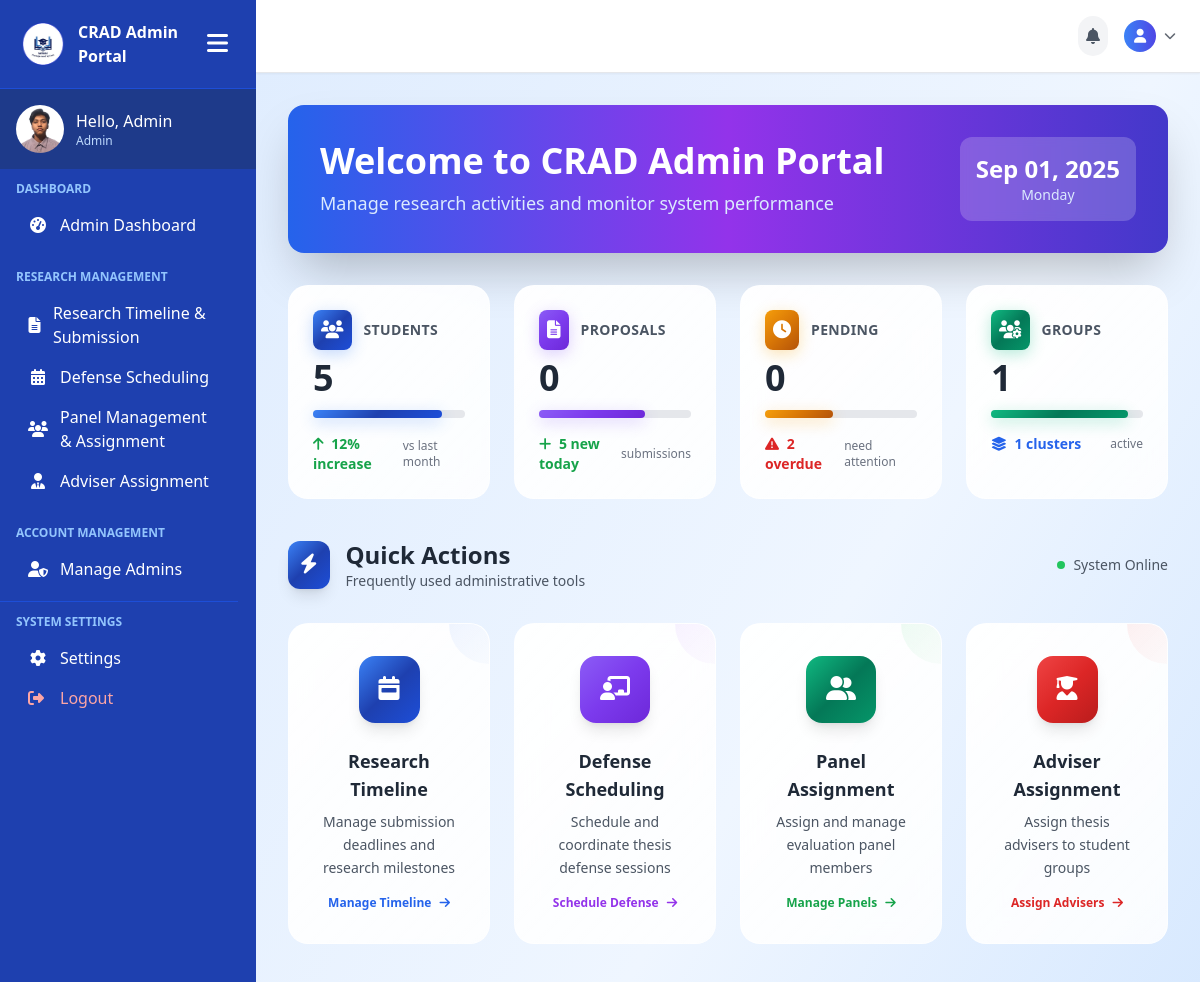
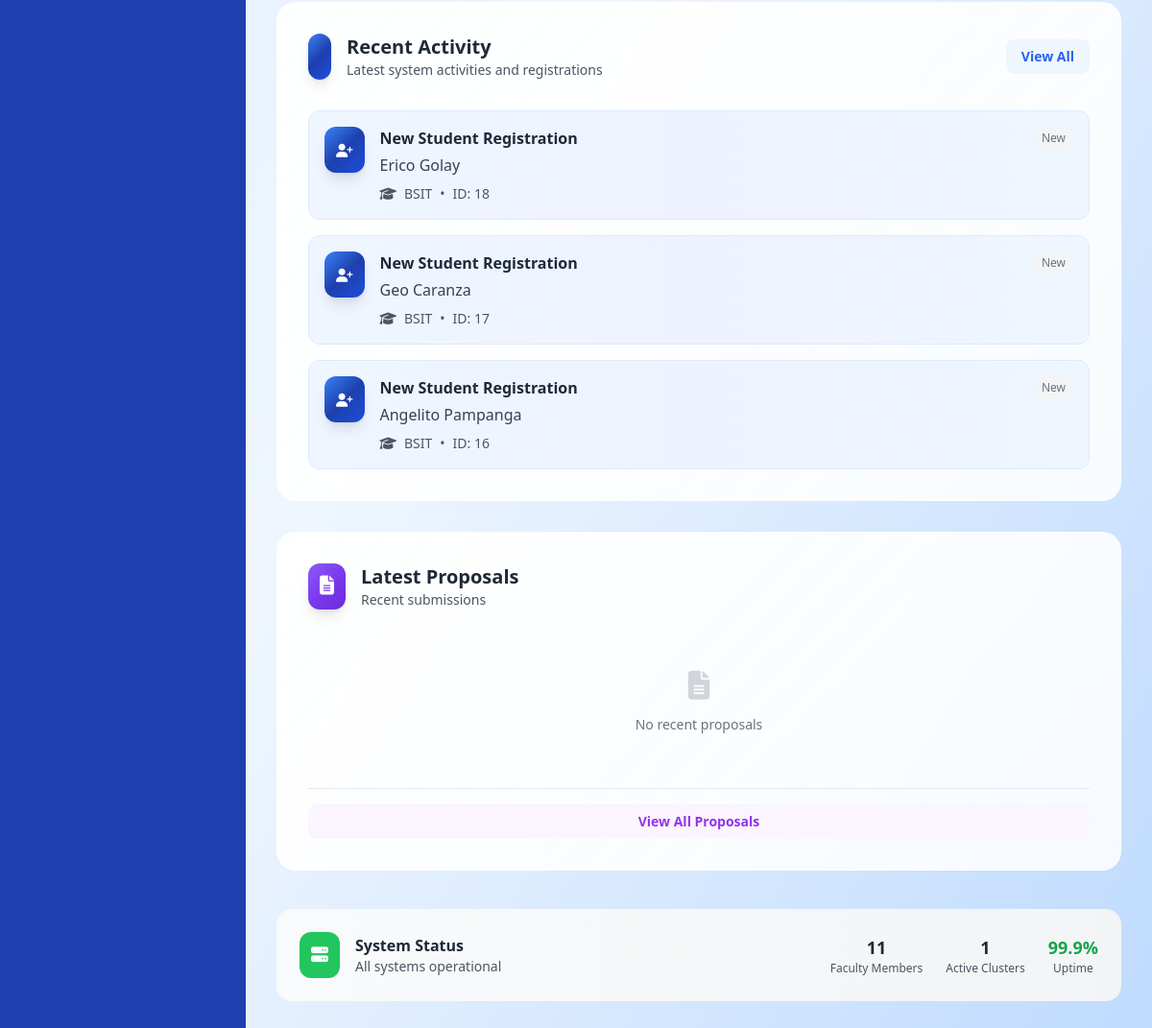
The app's page /admin-pages/admin-dashboard.php (signed in), older data (2 pictures, top to bottom).
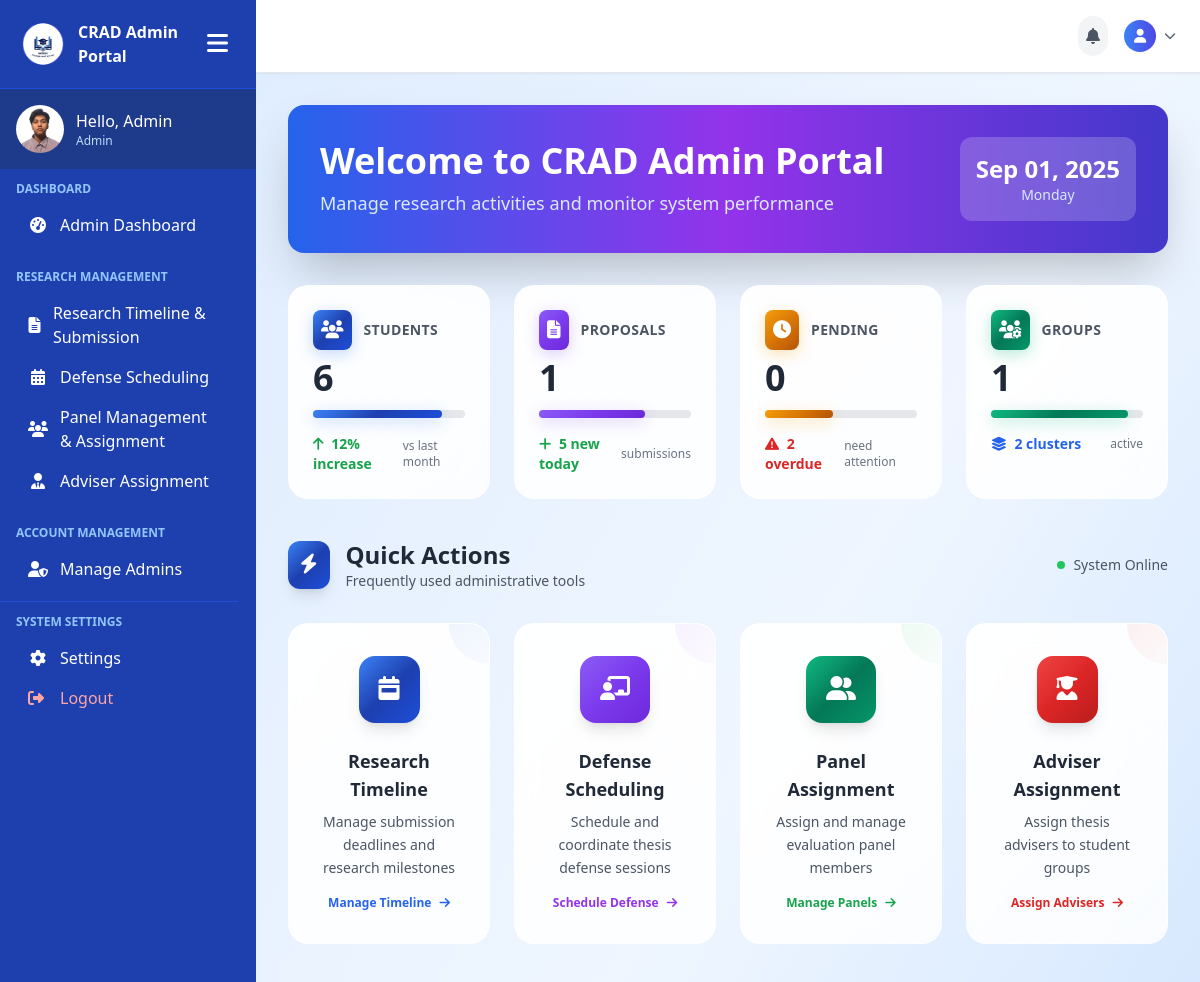
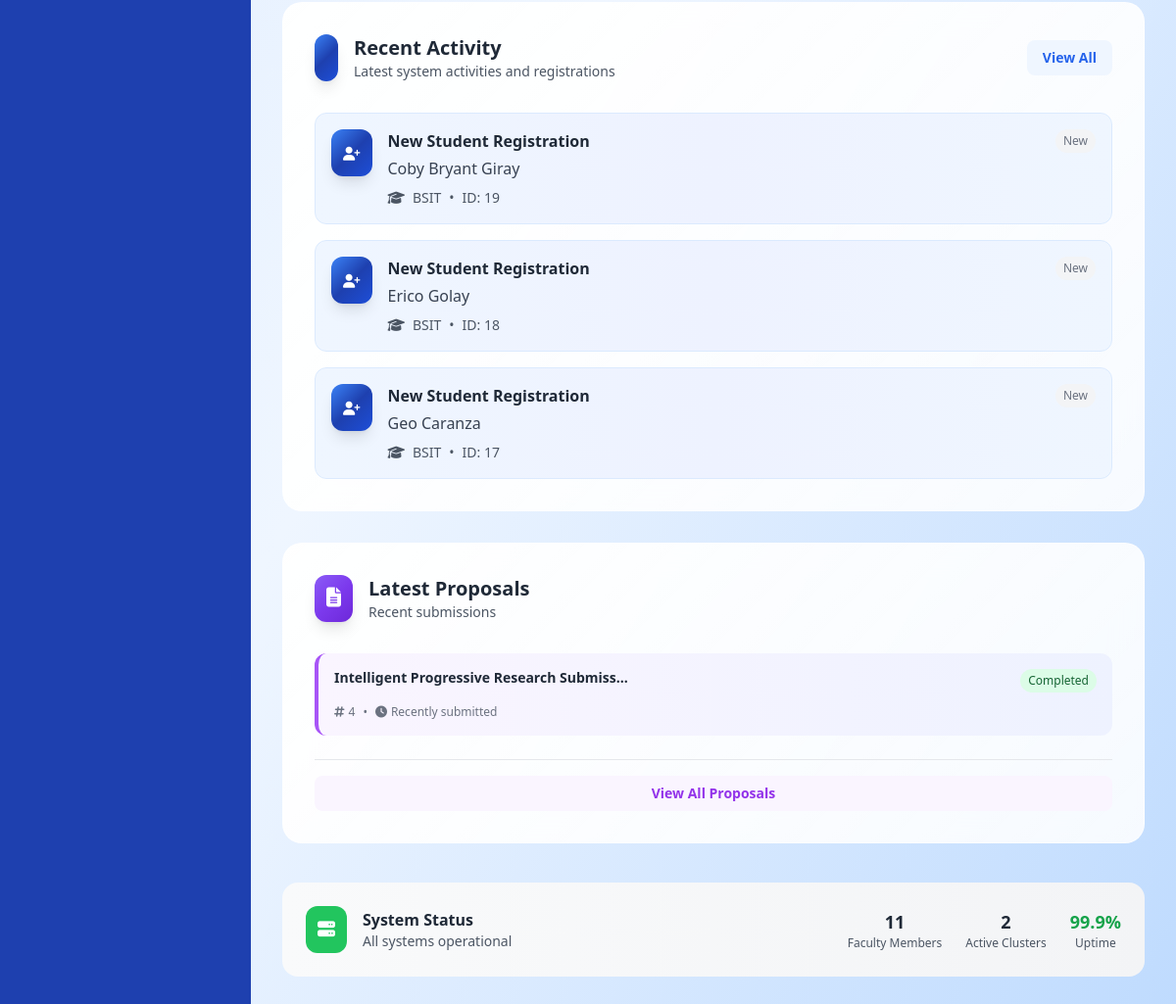
The same page, newer data (2 pictures, top to bottom).
### tables this page shows
CREATE TABLE `student_profiles` (
  `id` int(11) NOT NULL,
  `user_id` int(11) NOT NULL,
  `school_id` varchar(50) NOT NULL,
  `full_name` varchar(100) NOT NULL,
  `program` varchar(50) NOT NULL,
  `cluster` varchar(20) DEFAULT '0',
  `faculty_id` int(11) DEFAULT NULL,
  `school_year` varchar(20) NOT NULL,
  `created_at` timestamp NOT NULL DEFAULT current_timestamp(),
  `updated_at` timestamp NOT NULL DEFAULT current_timestamp() ON UPDATE current_timestamp()
);

CREATE TABLE `proposals` (
  `id` int(11) NOT NULL,
  `group_id` int(11) NOT NULL,
  `title` varchar(255) NOT NULL,
  `description` text DEFAULT NULL,
  `file_path` varchar(255) DEFAULT NULL,
  `submitted_at` timestamp NOT NULL DEFAULT current_timestamp(),
  `status` enum('Pending','Completed') NOT NULL DEFAULT 'Pending',
  `reviewed_at` timestamp NULL DEFAULT NULL
);

### admin-pages/admin-dashboard.php (the view, shortened to what the changed rows need)
<?php
include('../includes/connection.php');
$total_students = mysqli_fetch_row(mysqli_query($conn, "SELECT COUNT(*) FROM student_profiles"))[0];
$total_proposals = mysqli_fetch_row(mysqli_query($conn, "SELECT COUNT(*) FROM proposals"))[0];
$total_clusters = mysqli_fetch_row(mysqli_query($conn, "SELECT COUNT(*) FROM clusters"))[0];
$recent_students = mysqli_query($conn, "SELECT full_name, program, id FROM student_profiles ORDER BY id DESC LIMIT 3");
$recent_proposals = mysqli_query($conn, "SELECT title, status, id FROM proposals ORDER BY id DESC LIMIT 3");
?>
<!DOCTYPE html>
<html lang="en">
<head>
    <script src="https://cdn.tailwindcss.com"></script>
    <link rel="stylesheet" href="https://cdnjs.cloudflare.com/ajax/libs/font-awesome/6.0.0/css/all.min.css">
    <link rel="stylesheet" href="https://cdn.jsdelivr.net/npm/flatpickr/dist/flatpickr.min.css">
</head>
<body class="bg-gradient-to-br from-blue-100 via-blue-50 to-blue-200 text-gray-800 font-sans">
    <div class="min-h-screen flex">
        <?php include('../includes/admin-sidebar.php'); ?>
                <main class="flex-1 overflow-y-auto p-4 lg:p-8">
    <div class="mb-8 animate-fade-in">
        <div class="bg-gradient-to-r from-blue-600 via-purple-600 to-indigo-700 rounded-2xl p-8 text-white shadow-2xl">
            <div class="flex flex-col lg:flex-row items-center justify-between">
                <div>
                    <h1 class="text-3xl lg:text-4xl font-bold mb-2">Welcome to CRAD Admin Portal</h1>
                </div>
            </div>
        </div>
    </div>
    <div class="grid grid-cols-1 sm:grid-cols-2 lg:grid-cols-4 gap-6 mb-10 animate-slide-up">
        <div class="stats-card p-6 group">
            <div class="flex items-center justify-between">
                <div class="flex-1">
                    <div class="flex items-center mb-2">
                        <div class="gradient-blue p-2 rounded-lg mr-3">
                        </div>
                        <p class="text-gray-600 font-semibold text-sm uppercase tracking-wide">Students</p>
                    </div>
                    <h3 class="text-4xl font-bold text-gray-800 mb-3"><?= $total_students ?></h3>
                    <div class="w-full bg-gray-200 rounded-full h-2">
                        <div class="gradient-blue h-2 rounded-full transition-all duration-1000" style="width: 85%"></div>
                    </div>
                </div>
            </div>
        </div>
        <div class="stats-card p-6 group">
            <div class="flex items-center justify-between">
                <div class="flex-1">
                    <div class="flex items-center mb-2">
                        <div class="gradient-purple p-2 rounded-lg mr-3">
                        </div>
                        <p class="text-gray-600 font-semibold text-sm uppercase tracking-wide">Proposals</p>
                    </div>
                    <h3 class="text-4xl font-bold text-gray-800 mb-3"><?= $total_proposals ?></h3>
                    <div class="w-full bg-gray-200 rounded-full h-2">
                        <div class="gradient-purple h-2 rounded-full transition-all duration-1000" style="width: 70%"></div>
                    </div>
                </div>
            </div>
        </div>
        <div class="stats-card p-6 group">
            <div class="flex items-center justify-between mt-4">
                <p class="text-blue-600 text-sm font-semibold"><i class="fas fa-layer-group mr-1"></i> <?= $total_clusters ?> clusters</p>
                <span class="text-xs text-gray-500">active</span>
            </div>
        </div>
    </div>
    <div class="grid grid-cols-1 xl:grid-cols-3 gap-8 mb-10 animate-scale-in">
        <div class="xl:col-span-2 activity-card stats-card p-8">
            <div class="space-y-4">
                <?php if (mysqli_num_rows($recent_students) > 0): ?>
                    <?php while ($student = mysqli_fetch_assoc($recent_students)): ?>
                    <div class="flex items-start p-4 rounded-xl bg-gradient-to-r from-blue-50 via-indigo-50 to-blue-50 border border-blue-100 hover:shadow-md transition-all">
                        <div class="gradient-blue p-3 rounded-xl mr-4 shadow-lg">
                            <i class="fas fa-user-plus text-white text-sm"></i>
                        </div>
                        <div class="flex-1">
                            <div class="flex items-center justify-between">
                                <p class="font-bold text-gray-800">New Student Registration</p>
                                <span class="text-xs text-gray-500 bg-gray-100 px-2 py-1 rounded-full">New</span>
                            </div>
                            <p class="text-gray-700 font-medium mt-1"><?= htmlspecialchars($student['full_name']) ?></p>
                            <div class="flex items-center mt-2 text-sm text-gray-600">
                                <i class="fas fa-graduation-cap mr-2"></i>
                                <span><?= htmlspecialchars($student['program']) ?></span>
                                <span class="mx-2">•</span>
                                <span>ID: <?= $student['id'] ?></span>
                            </div>
                        </div>
                    </div>
                    <?php endwhile; ?>
                <?php endif; ?>
            </div>
        </div>
        <div class="activity-card stats-card p-8">
            <div class="space-y-4">
                <?php if (mysqli_num_rows($recent_proposals) > 0): ?>
                    <?php while ($proposal = mysqli_fetch_assoc($recent_proposals)): ?>
                    <div class="p-4 rounded-xl bg-gradient-to-r from-purple-50 to-indigo-50 border-l-4 border-purple-500 hover:shadow-md transition-all">
                        <div class="flex items-start justify-between mb-2">
                            <h4 class="font-bold text-gray-800 text-sm leading-tight"><?= htmlspecialchars(substr($proposal['title'], 0, 40)) ?><?= strlen($proposal['title']) > 40 ? '...' : '' ?></h4>
                            <span class="text-xs px-2 py-1 rounded-full <?= $proposal['status'] == 'pending' ? 'bg-yellow-100 text-yellow-800' : 'bg-green-100 text-green-800' ?>">
                                <?= ucfirst($proposal['status']) ?>
                            </span>
                        </div>
                        <div class="flex items-center text-xs text-gray-500 mt-3">
                            <i class="fas fa-hashtag mr-1"></i>
                            <span><?= $proposal['id'] ?></span>
                            <span class="mx-2">•</span>
                            <i class="fas fa-clock mr-1"></i>
                            <span>Recently submitted</span>
                        </div>
                    </div>
                    <?php endwhile; ?>
                <?php else: ?>
                    <div class="text-center py-8">
                        <i class="fas fa-file-alt text-gray-300 text-3xl mb-4"></i>
                        <p class="text-gray-500 text-sm">No recent proposals</p>
                    </div>
                <?php endif; ?>
            </div>
        </div>
    </div>
    <div class="bg-gradient-to-r from-gray-50 to-gray-100 rounded-2xl p-6 animate-fade-in">
        <div class="flex flex-col lg:flex-row items-center justify-between">
            <div class="flex items-center space-x-6">
                <div class="text-center">
                    <div class="text-lg font-bold text-gray-800"><?= $total_clusters ?></div>
                    <div class="text-xs text-gray-600">Active Clusters</div>
                </div>
            </div>
        </div>
    </div>
            </main>
        </div>
</body>
</html>

Row changes from the older to the newer data that the page shows:
no longer on this page (row edited): student_profiles: full_name "Angelito Pampanga", program "BSIT", id "16"
added student_profiles: full_name "Coby Bryant Giray", program "BSIT", id "19"
added proposals: title "Intelligent Progressive Research Submiss", status "Completed", id "4"
Text that changed along with them:
$total_students: "5" → "6"
$total_proposals: "0" → "1"
$total_clusters: "1" → "2"
text no longer shown: "No recent proposals"
